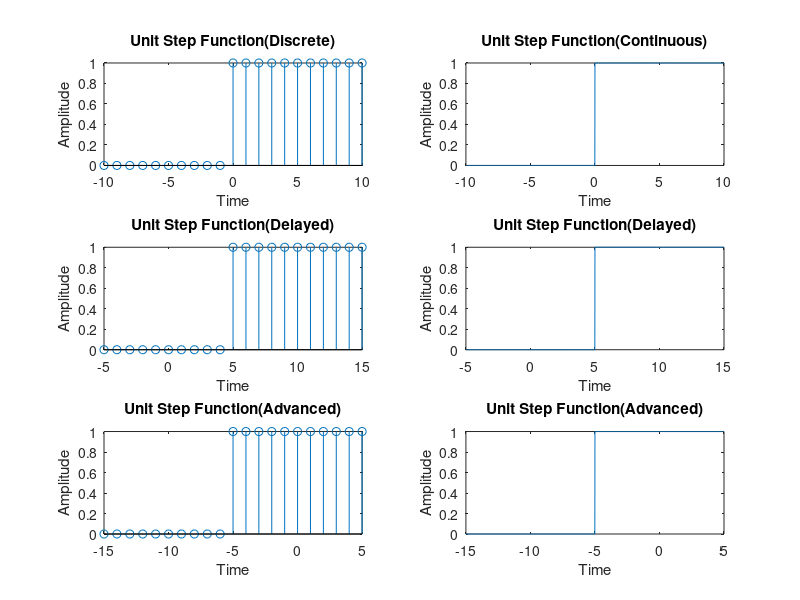
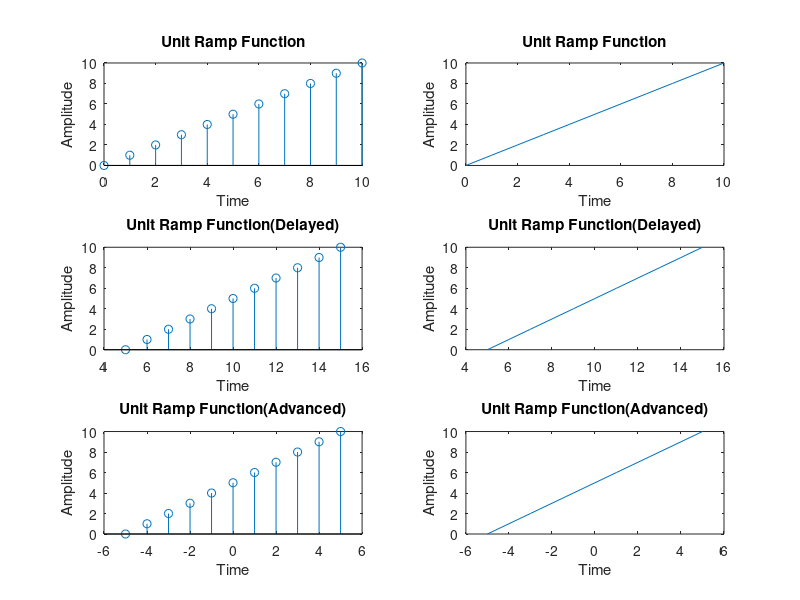
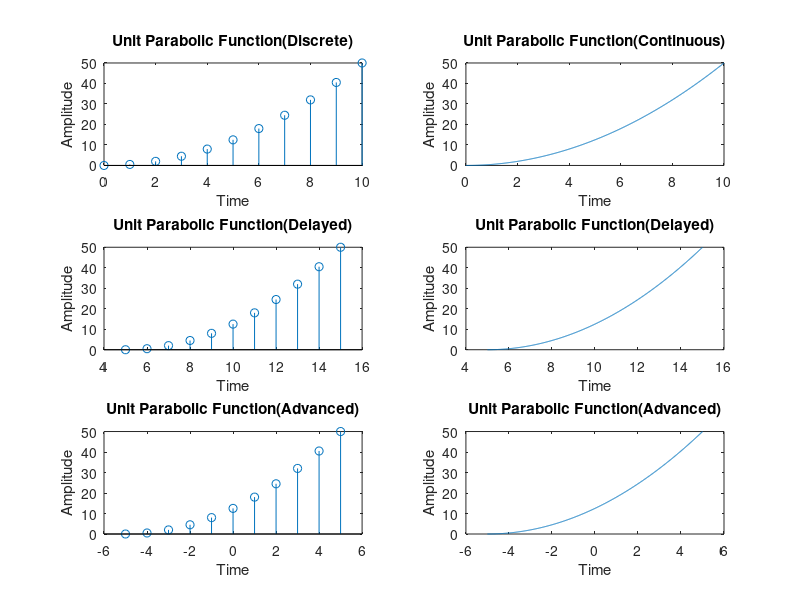
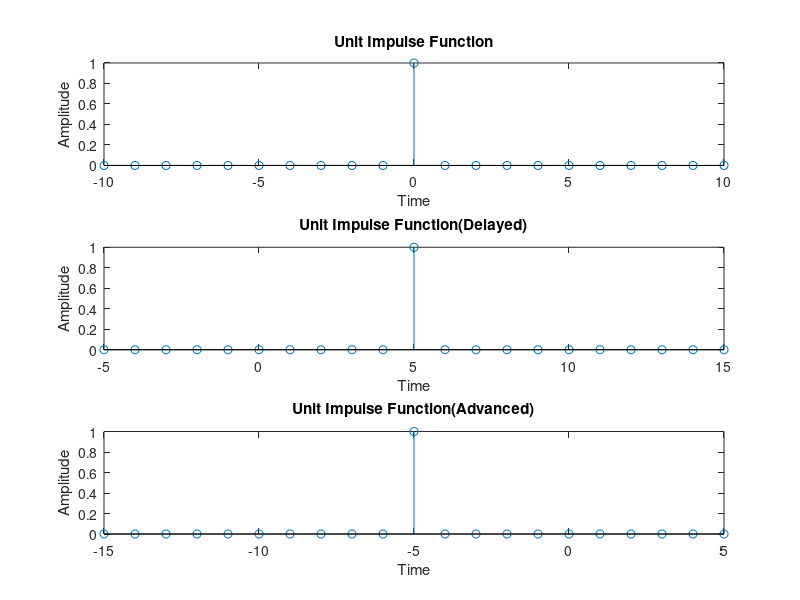

Reproduce these figures in MATLAB, in order.
close all;
clear all;

n1=input('Enter the amount to be delayed: ');
n2=input('Enter the amount to be advanced: ');

% Unit Step Function
n=-10:1:10;
L=length(n);
for i=1:L
    if n(i)>=0
        x(i)=1;
    else
        x(i)=0;
    end
end
figure;
subplot(3,2,1);
stem(n,x);
xlabel('Time');
ylabel('Amplitude');
title('Unit Step Function(Discrete)');

m=n+n1;
subplot(3,2,3);
stem(m,x);
xlabel('Time');
ylabel('Amplitude');
title('Unit Step Function(Delayed)');

t=n-n2;
subplot(3,2,5);
stem(t,x);
xlabel('Time');
ylabel('Amplitude');
title('Unit Step Function(Advanced)');

n=-10:.01:10;
L=length(n);
for i=1:L
    if n(i)>=0
        x(i)=1;
    else
        x(i)=0;
    end
end
subplot(3,2,2);
plot(n,x);
xlabel('Time');
ylabel('Amplitude');
title('Unit Step Function(Continuous)');

m=n+n1;
subplot(3,2,4);
plot(m,x);
xlabel('Time');
ylabel('Amplitude');
title('Unit Step Function(Delayed)');

t=n-n2;
subplot(3,2,6);
plot(t,x);
xlabel('Time');
ylabel('Amplitude');
title('Unit Step Function(Advanced)');
figure;

% Unit Ramp Function
n=0:1:10;
ramp=n;
subplot(3,2,1);
stem(n,ramp);
xlabel('Time');
ylabel('Amplitude');
title('Unit Ramp Function');

m=n+n1;
subplot(3,2,3);
stem(m,ramp);
xlabel('Time');
ylabel('Amplitude');
title('Unit Ramp Function(Delayed)');

t=n-n2;
subplot(3,2,5);
stem(t,ramp);
xlabel('Time');
ylabel('Amplitude');
title('Unit Ramp Function(Advanced)');

subplot(3,2,2);
plot(n,ramp);
xlabel('Time');
ylabel('Amplitude');
title('Unit Ramp Function');

m=n+n1;
subplot(3,2,4);
plot(m,ramp);
xlabel('Time');
ylabel('Amplitude');
title('Unit Ramp Function(Delayed)');

t=n-n2;
subplot(3,2,6);
plot(t,ramp);
xlabel('Time');
ylabel('Amplitude');
title('Unit Ramp Function(Advanced)');
figure;

% Unit Parabolic Function 
n=0:1:10;
parabola=0.5*(n.^2);
subplot(3,2,1);
stem(n,parabola);
xlabel('Time');
ylabel('Amplitude');
title('Unit Parabolic Function(Discrete)');

m=n+n1;
subplot(3,2,3);
stem(m,parabola);
xlabel('Time');
ylabel('Amplitude');
title('Unit Parabolic Function(Delayed)');

t=n-n2;
subplot(3,2,5);
stem(t,parabola);
xlabel('Time');
ylabel('Amplitude');
title('Unit Parabolic Function(Advanced)');

t=0:.01:10;
parabola=0.5*(t.^2);
subplot(3,2,2);
plot(t,parabola);
xlabel('Time');
ylabel('Amplitude');
title('Unit Parabolic Function(Continuous)');

m=t+n1;
subplot(3,2,4);
plot(m,parabola);
xlabel('Time');
ylabel('Amplitude');
title('Unit Parabolic Function(Delayed)');

t=t-n2;
subplot(3,2,6);
plot(t,parabola);
xlabel('Time');
ylabel('Amplitude');
title('Unit Parabolic Function(Advanced)');
figure;

% Unit Impulse Function
n=-10:1:10;
%impulse=[zeros(1,10),ones(1,1),zeros(1,10)];
l1 = length(n);
for j = 1:l1
    if(n(j)==0)
        im(j) = 1;
    else
       im(j) = 0; 
    end
        
end
subplot(3,1,1);
stem(n,im);
xlabel('Time');
ylabel('Amplitude');
title('Unit Impulse Function');

m=n+n1;
subplot(3,1,2);
stem(m,im);
xlabel('Time');
ylabel('Amplitude');
title('Unit Impulse Function(Delayed)');

t=n-n2;
subplot(3,1,3);
stem(t,im);
xlabel('Time');
ylabel('Amplitude');
title('Unit Impulse Function(Advanced)');
